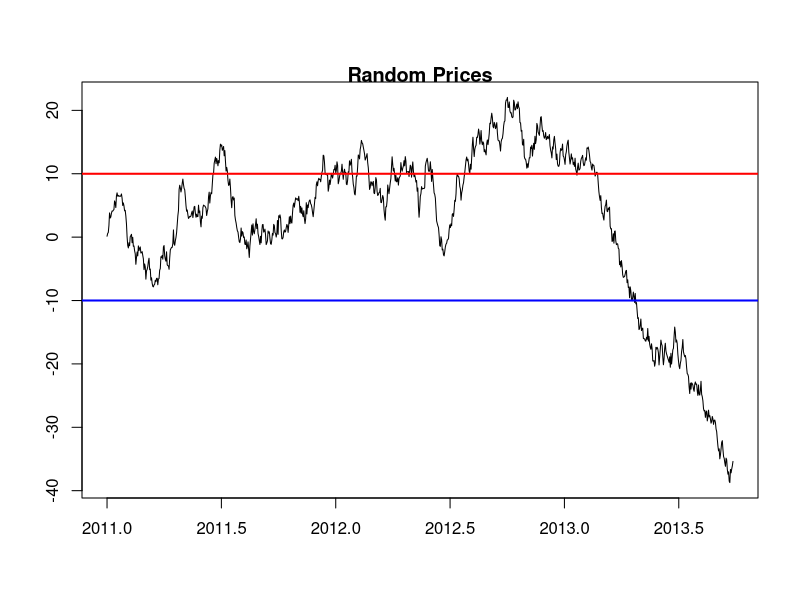

Source code (R):
#################################
### HW #3 Solution
#################################
# Max score 35pts

# The below solutions are examples,
# Slightly different solutions are also possible.

# The "while" clause is the critical part of this homework, so all the credit comes from that.
# You will get full credit only if you correctly modified the "while" clause.


# 1. Create an $R$ script for simulating 1000 random prices using rnorm(),
set.seed(1121)  # for reproducibility
## set up simulation parameters
simu_max <- 1000  # max simulation trials
barrier_first <- -10  # barrier level #1
barrier_second <- 10  # barrier level #2

## initialize simulation variables
# initialize vector of prices to zero
simu_prices <- 0.0*(1:simu_max)
# first simulated price
simu_prices[1] <- rnorm(1)
# starting value of simulation index
simu_index <- 2
# Boolean variable keeps track if barrier_first was crossed yet
first_crossed <- FALSE
# Boolean variable keeps track if barrier_first was crossed yet
both_crossed <- FALSE


# 2. (35pts) Use a while loop to stop the simulation if the prices first cross barrier_first=-10, 
#    and then cross barrier_second=10,

## perform the simulation in while loop
while ((simu_index <= simu_max) && !both_crossed) {
# the "while" clause is the critical part of this homework
# the "while" clause is TRUE only if simulation hasn't reached end yet
# and if price haven't crossed both barriers yet
# first, check if first barrier was crossed
  first_crossed <- first_crossed || (simu_prices[simu_index-1] < barrier_first)
# second, check if both barriers were crossed
  both_crossed <- both_crossed || 
                  (first_crossed && 
                     (simu_prices[simu_index - 1] > barrier_second))
# simulate next price
  simu_prices[simu_index] <- simu_prices[simu_index - 1] + rnorm(1)
# advance simu_index
  simu_index <- simu_index + 1
}  # end while

## fill remaining zero prices
if (simu_index <= simu_max) {
  simu_prices[simu_index:simu_max] <- simu_prices[simu_index - 1]
}


# create daily time series starting 2011
ts_prices <- ts(data=simu_prices, frequency=365, start=c(2011, 1))


# 3. plot the prices and the two barrier levels,

plot(ts_prices, type="l", col="black", lty="solid", xlab="", ylab="")
abline(h=barrier_first, lwd=2, col="blue")  # add horizontal line
abline(h=barrier_second, lwd=2, col="red")  # add horizontal line
title(main="Random Prices", line=0)  # add title


